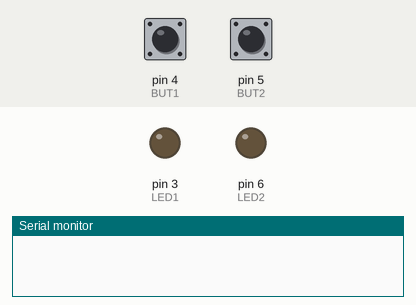
Simulated run of this sketch. Board: Arduino Uno, built with avr-gcc and run on an emulated ATmega328P. On the bench: output pins drawn as LEDs (lit = HIGH), the last lines printed to the serial monitor. The test bench sets the inputs (shaded band); at power-on: pin 4 (BUT1) LOW, pin 5 (BUT2) LOW.

Above: at 1.2 s.
1.3 s: pin 4 (BUT1) pulled HIGH for 0.15 s
At 2.5 s:
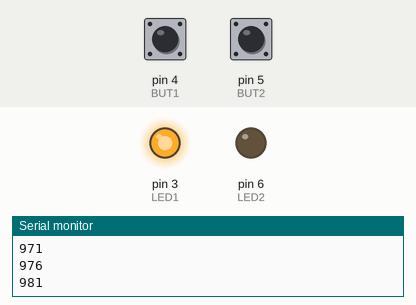
4.4 s: pin 5 (BUT2) pulled HIGH for 0.15 s
At 6.2 s:
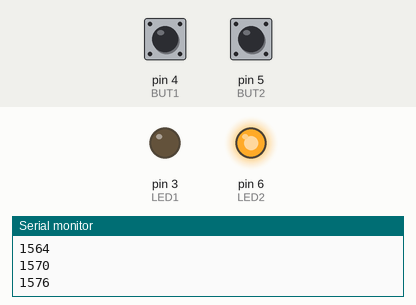
7.5 s: pin 5 (BUT2) pulled HIGH for 3.2 s
12.2 s: pin 4 (BUT1) pulled HIGH for 1 s
At 13.6 s:
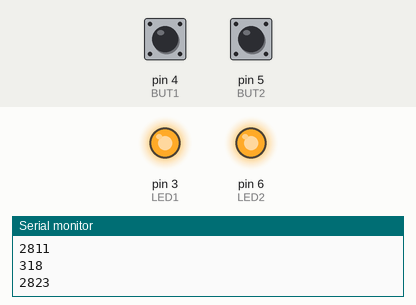
Timing chart, 0 to 18.7 s (numbered marks = the images above; inputs shaded):
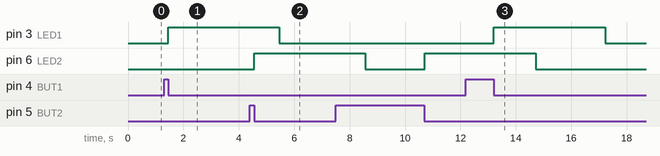

Measured:
- after the input at 1.3 s, pin 3 (LED1): LOW → HIGH after 0.15 s
- after the input at 4.4 s, pin 6 (LED2): LOW → HIGH after 0.16 s
- after the input at 12.2 s, pin 3 (LED1): LOW → HIGH after 1.0 s, → LOW 4.0 s later

The sketch:

_________________.ino
```cpp
unsigned long t1 = 0;
unsigned long t2 = 0;
unsigned long t3 = 0;
unsigned long t4 = 0;
int k = 0;
int u = 0;
int f = 0;
int y = 0;
#define LED1 3
#define LED2 6
#define BUT1 4
#define BUT2 5
void setup() {
  pinMode(LED1, OUTPUT);
  pinMode(LED2, OUTPUT);
  pinMode(BUT1, INPUT);
  pinMode(BUT2, INPUT);
  Serial.begin(9600);
}
void loop() {
  t1 = millis();
  boolean button1 = false;
  boolean button2 = true;
  boolean button3 = false;
  boolean button4 = true;
  if (digitalRead(BUT1) == 1) {
    button1 = !button1;
    delay(50);
    if (digitalRead(BUT1) == 0) {
      button2 = !button2;
    }
  }
  if (button1 == true && button2 == false) {
    u = 1;
  }
  if (digitalRead(BUT2) == 1) {
    button3 = !button3;
    delay(50);
    if (digitalRead(BUT2) == 0) {
      button4 = !button4;
    }
  }
  if (button3 == true && button4 == false) {
    f = 1;
  }
  if (u == 1) {
    t1 = millis();
    k = k + 1;
    if (k == 1) {
      t2 = t1;
    }
    Serial.println(t1-t2);
    digitalWrite(LED1, HIGH);
    if (t1 >= (t2 + 4000)) {
      digitalWrite(LED1, LOW);
      k = 0;
      u = 0;
    }
  }

  if (f == 1) {
    t3 = millis();
    y = y + 1;
    if (y == 1) {
      t4 = t3;
    }
    Serial.println(t3-t4);
    digitalWrite(LED2, HIGH);
    if (t3 >= (t4 + 4000)) {
      digitalWrite(LED2, LOW);
      y = 0;
      f = 0;
    }
  }
}
```
